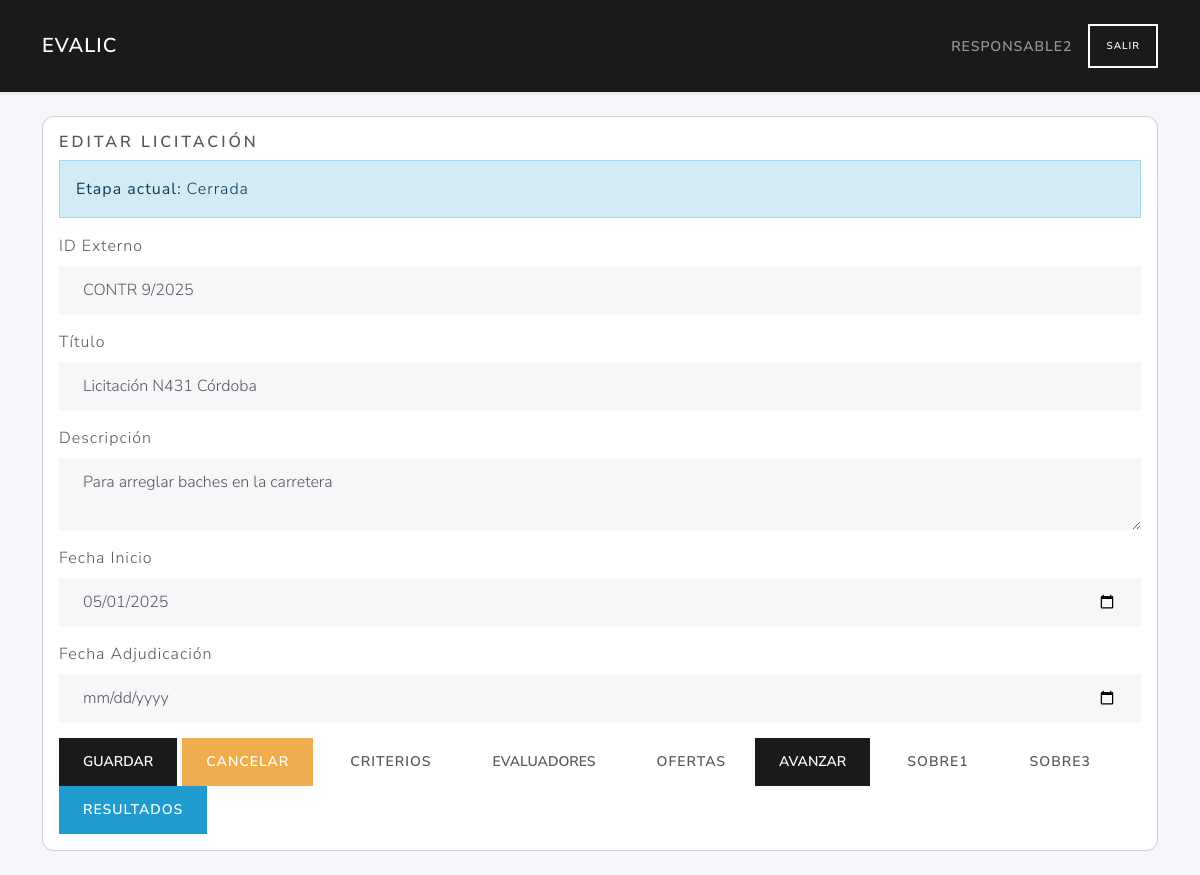
Screenshot of /licitaciones/7/edit (signed in) with the database file from the repository.
### tables this page shows
CREATE TABLE fases (
        id INTEGER PRIMARY KEY AUTOINCREMENT,
        nombre TEXT NOT NULL UNIQUE CHECK(nombre IN ('Borrador','Iniciada','Sobre1','Sobre2','Sobre3','Evaluada','Cerrada'))
    );

CREATE TABLE licitaciones (
        id INTEGER PRIMARY KEY AUTOINCREMENT,
        user_id INTEGER NOT NULL,
        external_id TEXT NOT NULL,
        title TEXT NOT NULL,
        description TEXT,
        fecha_inicio TEXT NOT NULL,
        fecha_adjudicacion TEXT,
        FOREIGN KEY (user_id) REFERENCES users(id)
    );

### routes/licitaciones_routes.py (the view, shortened to what this page needs)
@licitaciones_bp.route('/<int:lic_id>/edit', methods=('GET', 'POST'))
def edit_licitacion_route(lic_id):
    if 'user_id' not in session:
        return redirect(url_for('auth.login'))
    lic = get_licitacion(lic_id)
    if not lic:
        flash('No existe la licitación', 'error')
        return redirect(url_for('licitaciones.index'))
    responsable_id = 2
    is_responsable = session.get('role_id') == responsable_id
    if is_responsable and lic['user_id'] != session.get('user_id'):
        abort(403)
    current_stage = get_current_stage_name(lic_id)
    evaluadores_all = list_evaluadores_logic()
    evaluadores_selected = get_evaluadores_for_licitacion(lic_id)
    selected_ids = [e['id'] for e in evaluadores_selected]
    return render_template(
        'licitaciones/edit.html',
        lic=lic,
        current_stage=current_stage,
        is_responsable=is_responsable,
        evaluadores_all=evaluadores_all,
        evaluadores_selected=evaluadores_selected,
        selected_ids=selected_ids
    )

### models/dao.py (called while the page is built)
def close_connection(exception):
    db = getattr(g, '_database', None)
    if db is not None:
        db.close()

def get_db(app):
    if 'sqlite_db' not in g:
        g.sqlite_db = sqlite3.connect(
            app.config['DATABASE'],
            detect_types=sqlite3.PARSE_DECLTYPES
        )
        g.sqlite_db.row_factory = sqlite3.Row
    return g.sqlite_db

### models/licitaciones_data.py (called while the page is built)
def get_licitacion(db, lic_id):
    cur = db.execute("SELECT * FROM licitaciones WHERE id=?", (lic_id,))
    return cur.fetchone()

### models/licitaciones_evaluadores_data.py (called while the page is built)
def list_evaluadores(db):
    cur = db.execute(
        """
        SELECT u.* FROM users u
        JOIN roles r ON u.role_id = r.id
        WHERE r.description = 'Evaluador'
        """
    )
    return cur.fetchall()

def list_evaluadores_by_licitacion(db, lic_id):
    cur = db.execute(
        """
        SELECT u.* FROM users u
        JOIN licitaciones_evaluadores le ON u.id = le.usuario_id
        WHERE le.licitacion_id = ?
        """, (lic_id,)
    )
    return cur.fetchall()

### models/stage_data.py (called while the page is built)
def get_latest_stage_name(db: Connection, tender_id: int) -> str:
    cur = db.execute(
        """
        SELECT f.nombre
          FROM etapas e
          JOIN fases f ON e.fase_id = f.id
         WHERE e.licitacion_id = ?
         ORDER BY e.fecha_inicio DESC
         LIMIT 1
        """,
        (tender_id,)
    )
    row = cur.fetchone()
    return row["nombre"] if row else None

### services/licitacion_service.py (called while the page is built)
def get_licitacion(lic_id):
    db = get_db(current_app)
    return data_get(db, lic_id)

def list_evaluadores_logic():
    db = get_db(current_app)
    return list_evaluadores(db)

def get_evaluadores_for_licitacion( lic_id):
    db = get_db(current_app)
    return list_evaluadores_by_licitacion(db, lic_id)

### services/stage_service.py (called while the page is built)
def get_current_stage_name( tender_id: int) -> str:
    db = get_db(current_app)
    name = get_latest_stage_name(db, tender_id)
    if not name:
        raise ValueError(f"No se encontró ninguna fase para la licitación {tender_id}")
    return name

### templates/licitaciones/edit.html (shortened to what this page needs)
{% extends "base.html" %}
{% block content %}
<div class="card">
  <div class="card-body">
    <h5 class="card-title">Editar Licitación</h5>
    {% if current_stage %}
    <div class="alert alert-info">
      <strong>Etapa actual:</strong> {{ current_stage }}
    </div>
    {% endif %}
    <form method="post">
      <div class="mb-3">
        <label for="external_id" class="form-label">ID Externo</label>
        <input type="text" class="form-control" id="external_id" name="external_id" value="{{ lic.external_id }}" required {% if not is_responsable %}readonly{% endif %}>
      </div>
      <div class="mb-3">
        <label for="title" class="form-label">Título</label>
        <input type="text" class="form-control" id="title" name="title" value="{{ lic.title }}" required>
      </div>
      <div class="mb-3">
        <label for="description" class="form-label">Descripción</label>
        <textarea class="form-control" id="description" name="description">{{ lic.description }}</textarea>
      </div>
      <div class="mb-3">
        <label for="fecha_inicio" class="form-label">Fecha Inicio</label>
        <input type="date" class="form-control" id="fecha_inicio" name="fecha_inicio" value="{{ lic.fecha_inicio }}">
      </div>
      <div class="mb-3">
        <label for="fecha_adjudicacion" class="form-label">Fecha Adjudicación</label>
        <input type="date" class="form-control" id="fecha_adjudicacion" name="fecha_adjudicacion" value="{{ lic.fecha_adjudicacion }}">
      </div>
      <button type="submit" class="btn btn-primary">Guardar</button>
      <a href="{{ url_for('licitaciones.index') }}" class="btn btn-warning">Cancelar</a>
      {% if current_stage == 'Borrador' %}
        <a href="{{ url_for('criterios.index', lic_id=lic.id) }}" class="btn btn-info ms-2">Criterios</a>
      {% else %}
        <a href="#" class="btn btn-secondary ms-2 disabled" tabindex="-1" aria-disabled="true">Criterios</a>
      {% endif %}
      {% if current_stage == 'Borrador' or current_stage == 'Iniciada' %}
        <button type="button" class="btn btn-primary ms-2" data-bs-toggle="modal" data-bs-target="#evaluadoresModal">Evaluadores</button>
      {% else %}
        <button type="button" class="btn btn-secondary ms-2 disabled" data-bs-toggle="modal" data-bs-target="#evaluadoresModal">Evaluadores</button>
      {% endif %}
      {% if current_stage == 'Iniciada' %}
        <a href="{{ url_for('ofertas.index', licitacion_id=lic.id) }}" class="btn btn-info ms-2">Ofertas</a>
      {% else %}
        <a href="#" class="btn btn-secondary ms-2 disabled">Ofertas</a>
      {% endif %}
      <button type="button" class="btn btn-primary" data-bs-toggle="modal" data-bs-target="#avanzarEstadoModal">Avanzar</button>
      {% if current_stage == 'Sobre1' %}
        <a href="{{ url_for('ofertas.evaluar_sobre1', licitacion_id=lic.id) }}" class="btn btn-success ms-2">Sobre1</a>
      {% else %}
        <a href="#" class="btn btn-secondary ms-2 disabled" tabindex="-1" aria-disabled="true">Sobre1</a>
      {% endif %}
      {% if current_stage == 'Sobre3' %}
        <a href="{{ url_for('licitaciones.evaluar_sobre3', licitacion_id=lic.id) }}" class="btn btn-warning">Sobre 3</a>
      {% else %}
        <a href="#" class="btn btn-secondary ms-2 disabled" tabindex="-1" aria-disabled="true">Sobre3</a>
      {% endif %}
    <a href="{{ url_for('evaluador.informe', licitacion_id=lic.id) }}" class="btn btn-info">Resultados</a>
    </form>
{% endblock %}

### templates/base.html (style rules this page uses)
body { background:#f5f7fa; }
.card { border-radius:.75rem; }

### rows the page displays
fases: nombre "Cerrada"
licitaciones: external_id "CONTR 9/2025", title "Licitación N431 Córdoba", description "Para arreglar baches en la carretera", fecha_inicio "05/01/2025"

### other values shown
{{ session['username'] }} "RESPONSABLE2"
